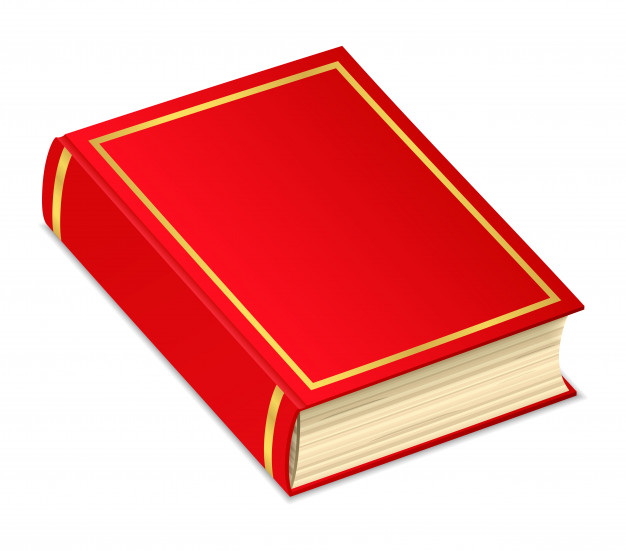
#> input picture images/book_02.jpg, 626 x 551 px; its folder holds only this picture in this run
$ python angle_prediction_using_cv2.py
#> lines starting #> are read from the running program, lines starting #| are printed output that depends on the picture; after the words box and inside, x2 and y2 are one past the last pixel; in counts of white or black regions, pixels touching at a corner belong together; long printed decimals are rounded
import cv2
import imutils
import glob
import os
import numpy as np

# for demo purposes, we'll use some static JPGs
# of a green tape line
cwd = os.path.dirname(os.path.realpath(__file__))
full_path = os.path.join(cwd, 'images')

for filename in glob.glob(os.path.join(full_path, '*.jpg')):
    image = cv2.imread(filename)
#> image is the input picture: shape (551, 626, 3); mean B, G, R 163.2, 165.9, 242.1
    # https://github.com/jrosebr1/imutils has a handy resize func
    resized = imutils.resize(image, width=480)
    # convert to grayscale
    img = cv2.cvtColor(resized, cv2.COLOR_BGR2GRAY)
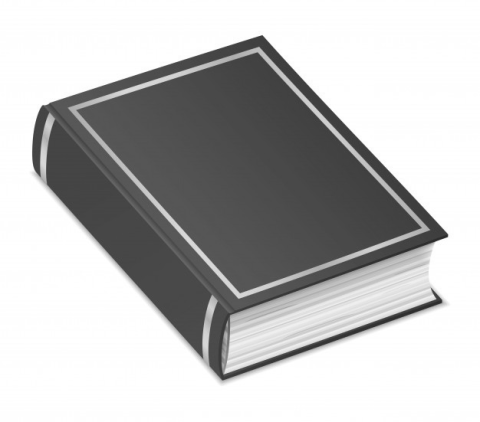
#> img: shape (422, 480); min 42, max 255, mean 188.4
    # threshold fairly agressively assuming a bold tape
    # color on a white background
    _, thresh = cv2.threshold(img, 240, 255, cv2.THRESH_BINARY_INV)
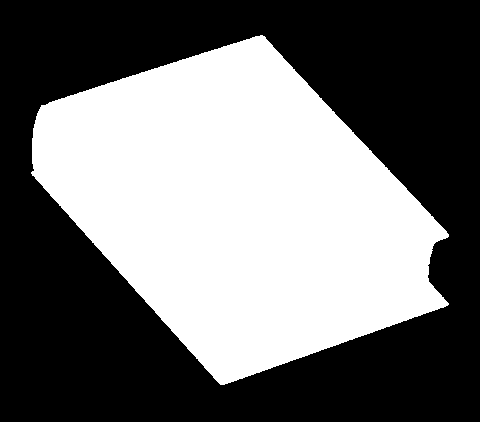
#> thresh: shape (422, 480); 44.1% white; 1 white region
    # get the countours
    cnts, _ = cv2.findContours(thresh,
                                   cv2.RETR_TREE,
                                   cv2.CHAIN_APPROX_SIMPLE)
#> cnts = 1 contour; box (x1, y1, x2, y2) and area: (31, 35, 449, 385) 88740
    # sort the contours
    cnt = sorted(cnts, key=cv2.contourArea, reverse = True)
#> cnt has the same summary as cnts
    # get the min rotated bounding rect of the largest one
    rect = cv2.minAreaRect(cnt[-1])
#> rect = ((242.2, 206.6), (271, 419.9), -41.86)
    # grab the height, width, and angle of that rect
    height, width = rect[1]
#> height = 271; width = 419.9
    angle = rect[2]
#> angle = -41.86
    # The value of OpenCV's angle depends on the rect's
    # height/width ratio. https://stackoverflow.com/a/24085639/292947
    if width < height:
        angle += 90
    # do something here with the angle to steer the car
    # we'll just print it
    print(angle)
#| -41.864
    # and then, for visual purposes of this article, draw
    # the bounding box on and show the resized image
    box = cv2.boxPoints(rect)
#> box = [[281.4, 453.4], [1.19, 140.7], [203, -40.17], [483.2, 272.5]]
    box = np.int0(box)
#> box = [[281, 453], [1, 140], [203, -40], [483, 272]]
    cv2.drawContours(resized, [box], 0, (0, 0, 255), 2)
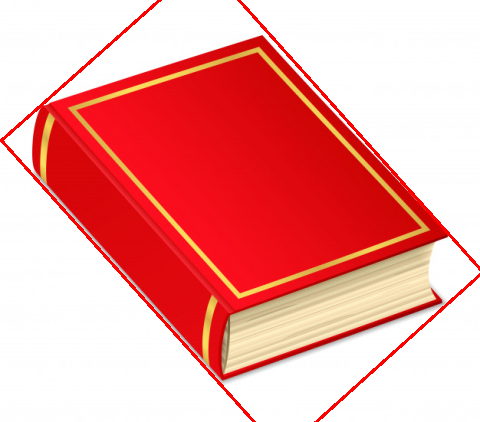
#> resized: shape (422, 480, 3); mean B, G, R 158.6, 161.4, 242.2
    cv2.imshow("Image", resized)
    cv2.waitKey(0)

$ run again, on images/stripe1.jpg
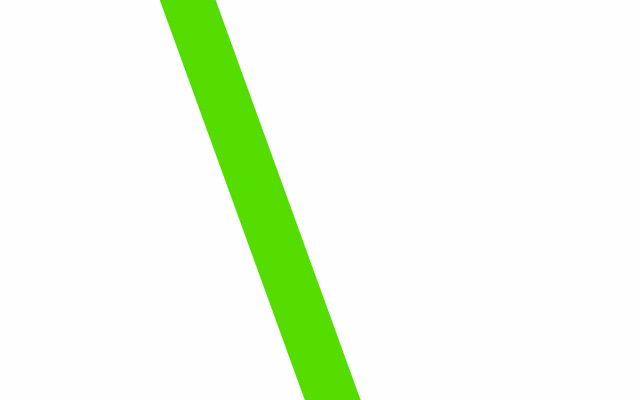
#> input picture images/stripe1.jpg, 1280 x 800 px (shown at 1/2 size)
#> image is the input picture: shape (800, 1280, 3); mean B, G, R 231.8, 251.1, 239.2
#> `_, thresh = cv2.threshold(img, 240, 255, cv2.THRESH_BINARY_INV)`:
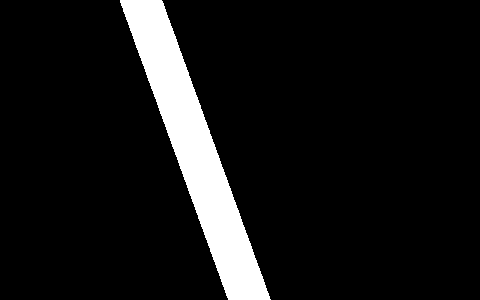
#> thresh: shape (300, 480); 8.9% white; 1 white region
#> cnts = 1 contour; box (x1, y1, x2, y2) and area: (120, 0, 271, 300) 12502
#> cnt has the same summary as cnts
#> rect = ((194.7, 149.6), (40.41, 332.2), -19.93)
#> height = 40.41; width = 332.2
#> angle = -19.93
#| -19.926
#> `box = cv2.boxPoints(rect)`: box = [[232.3, 312.7], [119.1, 0.332], [157.1, -13.44], [270.3, 298.9]]
#> `box = np.int0(box)`: box = [[232, 312], [119, 0], [157, -13], [270, 298]]
#> `cv2.drawContours(resized, [box], 0, (0, 0, 255), 2)`:
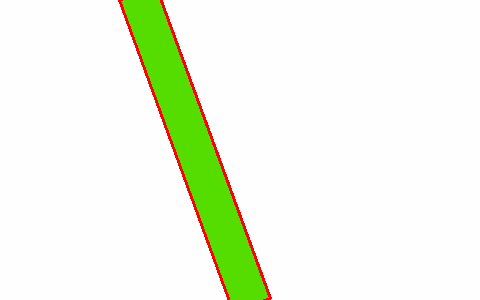
#> resized: shape (300, 480, 3); mean B, G, R 230.2, 248.1, 240.4

$ run again, on images/stripe3.jpg
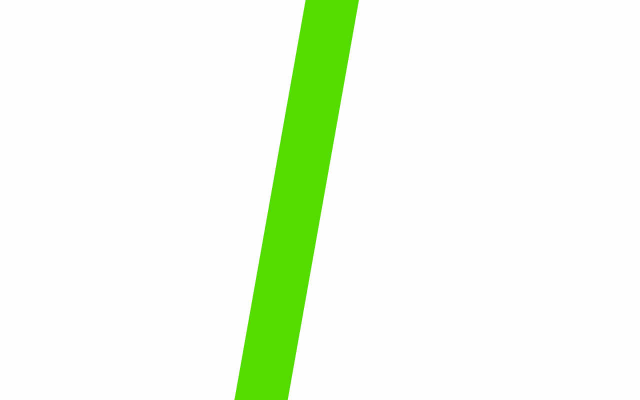
#> input picture images/stripe3.jpg, 1280 x 800 px (shown at 1/2 size)
#> image is the input picture: shape (800, 1280, 3); mean B, G, R 232.8, 251.2, 239.9
#> `_, thresh = cv2.threshold(img, 240, 255, cv2.THRESH_BINARY_INV)`:
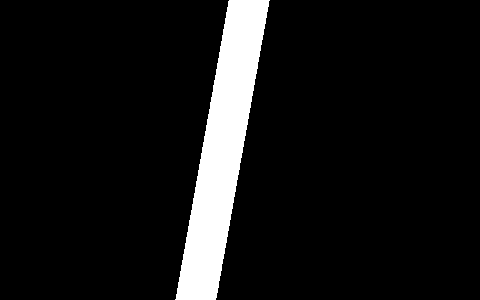
#> thresh: shape (300, 480); 8.5% white; 1 white region
#> cnts = 1 contour; box (x1, y1, x2, y2) and area: (175, 0, 270, 300) 11929
#> cnt has the same summary as cnts
#> rect = ((222, 149.5), (310.8, 40.34), -79.9)
#> height = 310.8; width = 40.34
#> `angle = rect[2]`: angle = -79.9
#> `angle += 90`: angle = 10.1
#| 10.098
#> `box = cv2.boxPoints(rect)`: box = [[214.6, 306.1], [174.9, 299], [229.4, -7.05], [269.1, 0.0189]]
#> `box = np.int0(box)`: box = [[214, 306], [174, 298], [229, -7], [269, 0]]
#> `cv2.drawContours(resized, [box], 0, (0, 0, 255), 2)`:
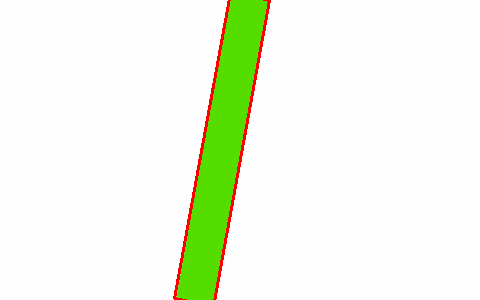
#> resized: shape (300, 480, 3); mean B, G, R 231, 248.2, 240.9

$ run again, on images/book_04.jpg
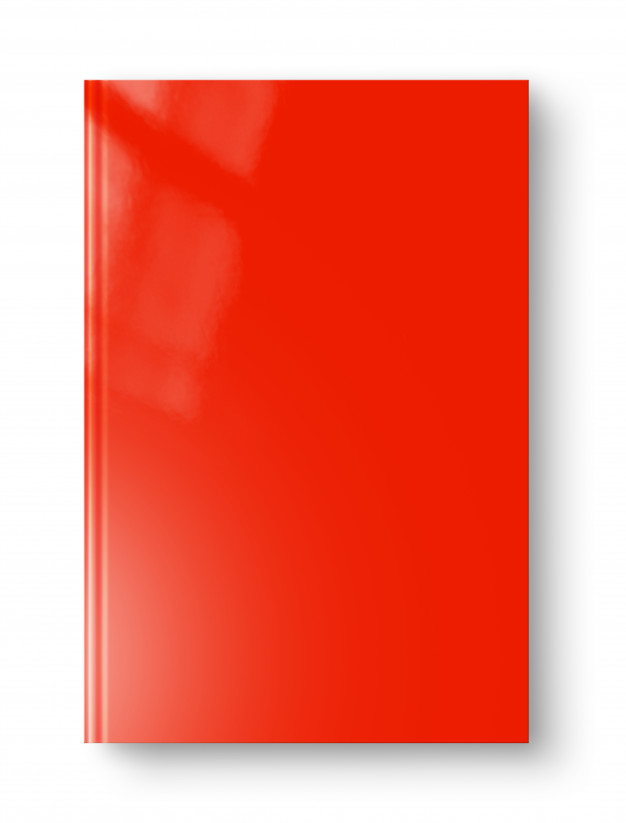
#> input picture images/book_04.jpg, 626 x 823 px
#> image is the input picture: shape (823, 626, 3); mean B, G, R 115.8, 130.9, 240.2
#> `_, thresh = cv2.threshold(img, 240, 255, cv2.THRESH_BINARY_INV)`:
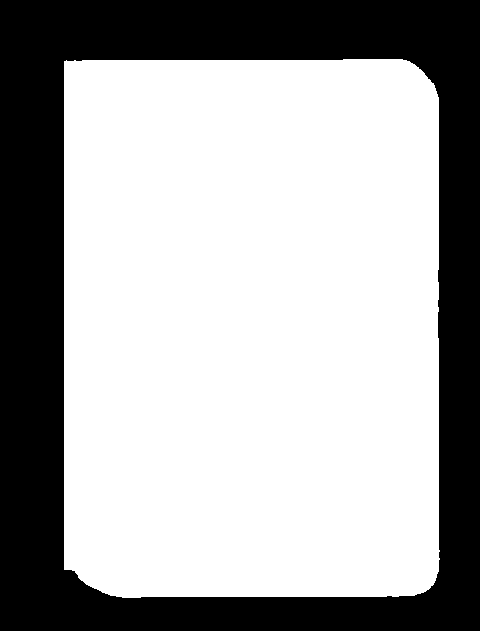
#> thresh: shape (631, 480); 66.1% white; 1 black region
#> cnts = 1 contour; box (x1, y1, x2, y2) and area: (64, 59, 440, 598) 199194
#> cnt has the same summary as cnts
#> rect = ((251, 328), (375, 537.6), -0.126)
#> height = 375; width = 537.6
#> angle = -0.126
#| -0.1265
#> `box = cv2.boxPoints(rect)`: box = [[64.06, 597.2], [62.88, 59.62], [437.9, 58.79], [439.1, 596.3]]
#> `box = np.int0(box)`: box = [[64, 597], [62, 59], [437, 58], [439, 596]]
#> `cv2.drawContours(resized, [box], 0, (0, 0, 255), 2)`:
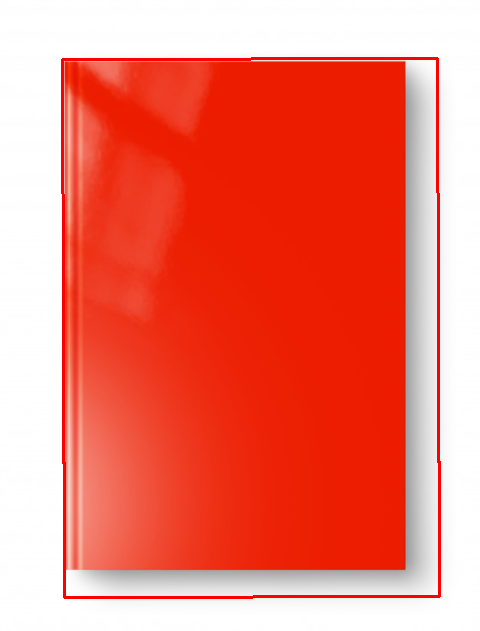
#> resized: shape (631, 480, 3); mean B, G, R 111.5, 126.6, 240.4
